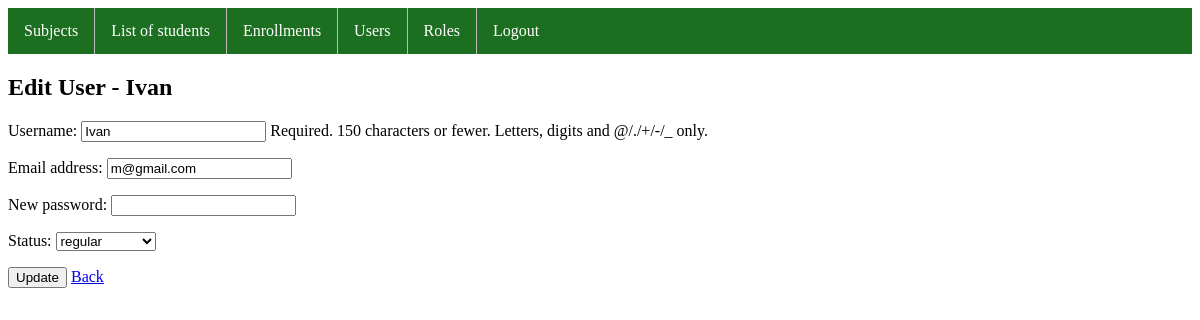
The page /app/users/17/update/ (signed in) on the database its author committed.
### enroll_app/models.py (models this page shows)
class User(AbstractUser):
    STATUS = (('NONE', 'none'), ('REGULAR', 'regular'), ('EXTRAORDINARY', 'extraordinary'))
    role = models.ForeignKey(Role, on_delete=models.PROTECT, null=True)
    status = models.CharField(max_length=50, choices=STATUS, null=True)

### enroll_app/views.py (the view)
# urls.py: path('users/<int:pk>/update/', views.user_update, name='user_update'),
@login_required(login_url='enroll_app:user_login')
def user_update(request, pk):
    admin = check_is_admin(request.user)
    if admin:
        user = get_object_or_404(User, pk=pk)
        if request.method == 'POST':
            form = AdminUpdateForm(request.POST, instance=user)
            if form.is_valid():
                new_password = form.cleaned_data.get('new_password')
                if new_password:
                    user.set_password(new_password)
                form.save()
                return redirect('enroll_app:user_list')
        else:
            form = AdminUpdateForm(instance=user)
            role = user.role.name if user.role else None
            if role in ['ADMIN', 'PROFESSOR']:
                del form.fields['status']
            else:
                form.fields['status'].widget.attrs['required'] = True
        return render(request, 'user_update.html', {'form': form, 'user': user, 'is_admin':admin})
    else:
        return HttpResponse("ACCESS DENIED -  You're not ADMIN")

### enroll_app/form.py
class AdminUpdateForm(forms.ModelForm):
    new_password = forms.CharField(label='New password', widget=forms.PasswordInput, required=False)
    class Meta:
        model = User
        fields = ['username', 'email', 'new_password', 'status']

### enroll_app/views.py (called while the page is built)
def check_is_admin(user):
    return user.role.name == 'ADMIN' if user.role else False

### enroll_app/templates/user_update.html (shortened to what this page needs)
{% extends 'base.html' %}
{% block content %}
  <h2>Edit User - {{user.username}}</h2>
  <form method="post">
    {{ form.as_p }}
    <button type="submit">Update</button>
    <a href="{% url 'enroll_app:user_list' %}">Back</a>
  </form>
{% endblock %}

### rows shown on the page
User: username "Ivan", email "m@gmail.com", status "regular"
